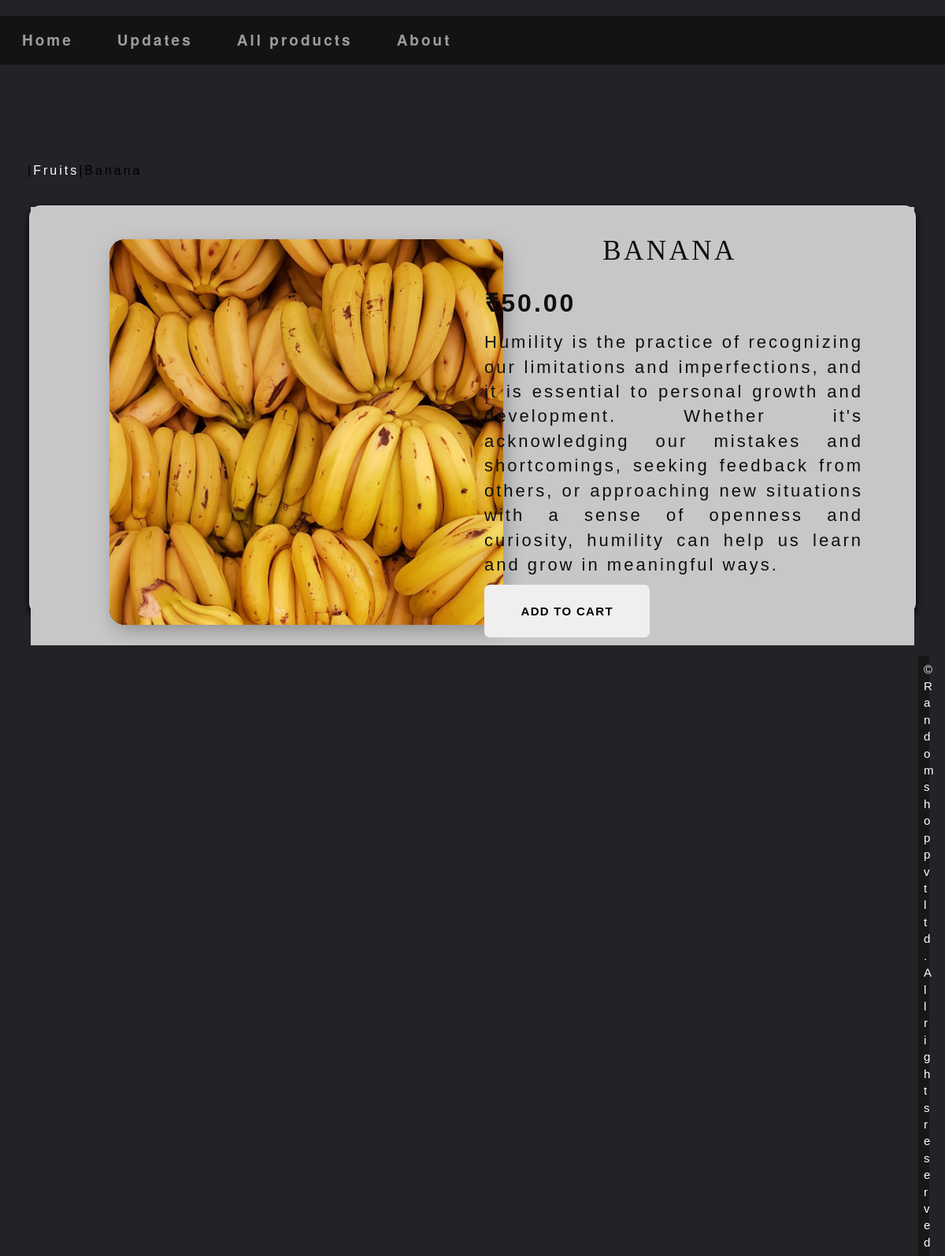
Screenshot of /fruits/banana/ with the database file from the repository.
### shopingcart_app/models.py (models this page shows, shortened)
class Product(models.Model):
    name = models.CharField(max_length=250, unique=True)
    slug = models.SlugField(max_length=250, unique=True)
    disc = models.TextField(blank=True)
    price = models.DecimalField(max_digits=10, decimal_places=2)
    category = models.ForeignKey(Category, on_delete=models.CASCADE)
    img = models.ImageField(upload_to='product', blank=True)
    stock = models.IntegerField()
    available = models.BooleanField(default=True)
    created = models.DateTimeField(auto_now_add=True)
    updated = models.DateTimeField(auto_now=True)
    class Meta:
        ordering = ('name',)
        verbose_name = 'product'
        verbose_name_plural = 'products'

class Category(models.Model):
    name = models.CharField(max_length=250, unique=True)
    slug = models.SlugField(max_length=250, unique=True)
    disc = models.TextField(blank=True)
    img = models.ImageField(upload_to='category', blank=True)
    class Meta:
        ordering = ('name',)
        verbose_name = 'category'
        verbose_name_plural = 'categories'
    def geturl(self):
        return reverse('shopingcart_app:products_by_category', args=[self.slug])
    def __str__(self):
        return '{}'.format(self.name)

### shopingcart_app/views.py (the view)
# urls.py: path('<slug:c_slug>/<slug:product_slug>/', views.proddetail, name='prodcatedetail')
def proddetail(request, c_slug, product_slug):
    try:
        product = Product.objects.get(category__slug=c_slug, slug=product_slug)
    except Exception as e:
        raise e
    return render(request, 'product.html', {'product': product})

### cart_app/context_processors.py (called while the page is built)
def counter(request):
    item_count=0
    if 'admin' in request.path:
        return{}
    else:
        try:
            cart=Cart.objects.filter(cart_id=cart_id(request))
            cart_item=Cartitem.objects.all().filter(cart=cart[:1])
            for cart_item in cart_item:
                item_count += cart_item.quantity
        except Cart.DoesNotExist:
            item_count =0
    return dict(item_count=item_count)

### cart_app/views.py (called while the page is built)
def cart_id(request):
    cart = request.session.session_key
    if not cart:
        cart = request.session.create()
    return cart

### shopingcart_app/context_processors.py (called while the page is built)
def menu_links(requests):
    links = Category.objects.all()
    return dict(links=links)

### templates/product.html (shortened to what this page needs)
{% extends 'base.html' %}
{% load static %}
{% block content %}
<div class="row my_product_row_class">
    <div class="mx_auto">
        <p><a href="{% url 'shopingcart_app:allprodcat' %}"Home></a>|<a href="{{product.category.geturl}}">{{product.category}}</a>|{{product.name}}</p>
    </div>
</div>
<div class="card">
      <div class="card__title">
        <div class="icon">
<br>
<div class="row">
    <div>
    <div class="col-12 col-sm-12 col-md-12 col-lg-6  text-center">
        <div class="product__photo" >
		<div class="photo-container">
			<div class="photo-main">
				<img src="{{product.img.url}}" alt="{{product.name}}">
			</div>
		</div>
	</div>
    </div>
    </div>
    <div>
        <div class="col-12 col-sm-12 col-md-12 col-lg-6">
            <h1 class="my_product_title">{{product.name}}</h1>
            <p style="font-size:32px;"><b>₹{{product.price}}</b></p>
            <p class="text-justify my_prod_disc " style="font-size:22px;">{{product.disc}}</p>
            {% if product.stock <= 0  %}
            <p class="text-justify my_prod_disc " style="font-size:18px; color:#fff5f5;"> <b> Out of Stock</b></p>
            {% else %}
            <div>
            <a href="{% url 'cart_app:add_cart' product.id %} "><button class="buy--btn">ADD TO CART</button></a>
            </div>
            {% endif %}
        </div>
    </div>
</div>
            </div>
      </div>
</div>
{% endblock %}

### templates/base.html (shortened to what this page needs)
{% load static %}
<html lang="en">
<head>
    <link rel="stylesheet" href="{% static 'css/bootstrap.min.css' %}">
    <link rel="stylesheet" href="{% static 'css/style.css' %}">
</head>
<body>
<div class="container">
<div>
{% include 'navbar.html' %}
{% block content %}
{% endblock %}
</div>
{% include 'footer.html' %}
</div>
</body>
</html>

### templates/navbar.html (shortened to what this page needs)
<div class="container">
<nav id="primary_nav_wrap">
    <ul>
        <li class="current-menu-item"><a href="{% url 'shopingcart_app:allprodcat' %}">Home</a></li>
        <li><a href="#">Updates</a></li>
        <li class="{% if 'shopingcart_app' in request.path %} active {% endif %}"><a href="{% url 'shopingcart_app:allprodcat' %}">All products</a>
        </li>
        <li><a href="#">About</a>
        </li>
    </ul>
</nav>
<br><br><br><br>
</div>

### templates/footer.html
<div class="wrapper">
        <footer>
            &copy; Random shop pvt ltd. All rights reserved
        </footer>
</div>

### static/css/style.css (style rules this page uses)
body { background: #1f1c1c; font-size:15px; letter-spacing:.2em; color: #ffffff; word-wrap:break-word !important; font-family: 'Open Sans', sans-serif; }
a { color: #FFF; }
h1 { margin-top: 1px; text-align:center; font-size:20px; font-family: 'Bree Serif', 'serif'; }
body { background: #222326; font-family: 'Lato', sans-serif; }
#primary_nav_wrap ul { left: 0px; top: 0px; list-style:none; position: fixed; background: #121314; color: white; margin:0; padding:0 display: inline-table; width: 100%; position: absolute; top:20px; z-index: 1; }
#primary_nav_wrap ul a { display: block; color: #9C9C9C; text-decoration:none; font-weight:700; font-size: 19px; line-height:32px; padding: 15px 28px; background: #121314; font-family:"HelveticaNeue","Helvetica Neue",Helvetica,Arial,sans-serif; }
#primary_nav_wrap ul li { position:relative; float:left; margin:0; padding:0 background: #121314; }
#primary_nav_wrap ul li.current-menu-item { background-color: #222326; }
* { box-sizing: border-box; margin: 0px; padding: 0px; }
body { display: flex; align-items: center; min-height: 10vh; justify-content: center; font-family: 'Ubuntu', sans-serif; }
h1 { font-size: 3rem; text-transform: uppercase; }
.container { width:96%; margin: 35px ; padding: 0px; }
.card { position: relative; border: 2px solid #ccc; border-radius: 3px; padding: 0px; padding-bottom: 10px; margin: 2px; height: 200px; box-shadow: 0 4px 8px rgba(0, 0, 0, 1); }
.card img { max-width: 100%; height: auto; border-radius:15px; margin: 0px 0px 0px 0px; }
.wrapper { min-height: 8vh; display: flex; flex-direction: column; justify-content: space-between; }
footer { text-align: center; background-color:#171717; color: white; padding: 7px; position:relative; top:50px; }
.my_product_row_class { padding:15px; padding-bottom:20px; text-decoration:none; }
.my_product_row_class .mx_auto { color:#000; font-size:16px; text-decoration:none; }
.my_product_title { font-size:35px; font-family:Bebas Neue; text-transform:uppercase; letter-spacing:.1em; padding-top:5px; padding-bottom:15px; padding-right:65px; }
.my_prod_disc { padding-right:55px; }
.card { box-shadow: 0 6px 8px rgba(#000, 0.9); height:65vh; align-items: center; background: #c7c7c7; border-radius: 15px; }
.icon { flex: 1 0 100px; background: #c7c7c7; color: #0f0f0f; padding: 10px 10px; }
.product__photo { position: absolute; top:200px; left:90px; width: 500px; justify-item:center; align-items: center; }
.photo-container { position: absolute; left: 1em; bottom:-20em; width: 500px; align-items: center; justify-item:center; height: 490px; background: #191919; border-radius: 20px; overflow: hidden; box-shadow: 4px 8px 25px -2px rgba(0, 0, 0, 0.3); }
.photo-main { border-radius: 8px 6px 5px 0; }

### rows the page displays
Product: category "Fruits", name "Banana", img (picture), name "BANANA", price "50.00", disc "Humility is the practice of recognizing our limitations and imperfections, and it is essential to personal growth and development. Whether it's acknowledging our mistakes and shortcomings, seeking feedback from others, or approaching new situations with a sense of openness and curiosity, humility can help us learn and grow in meaningful ways."
